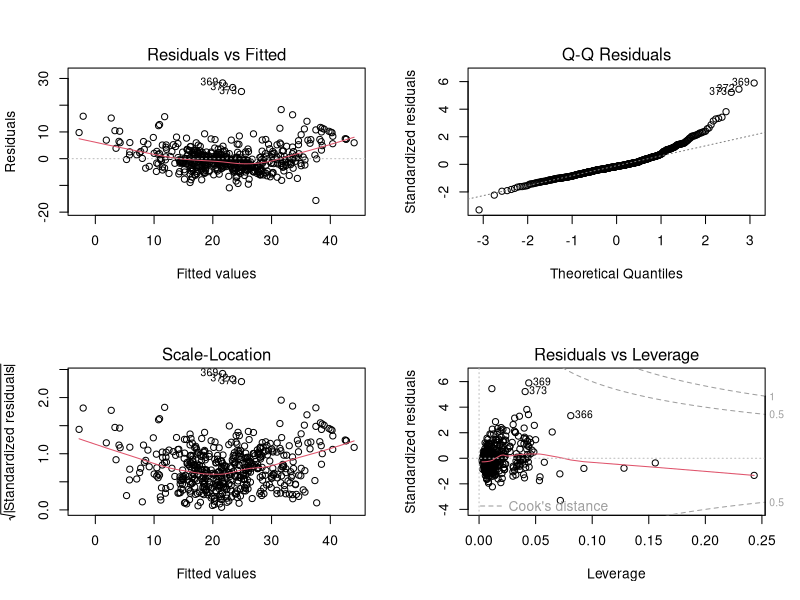
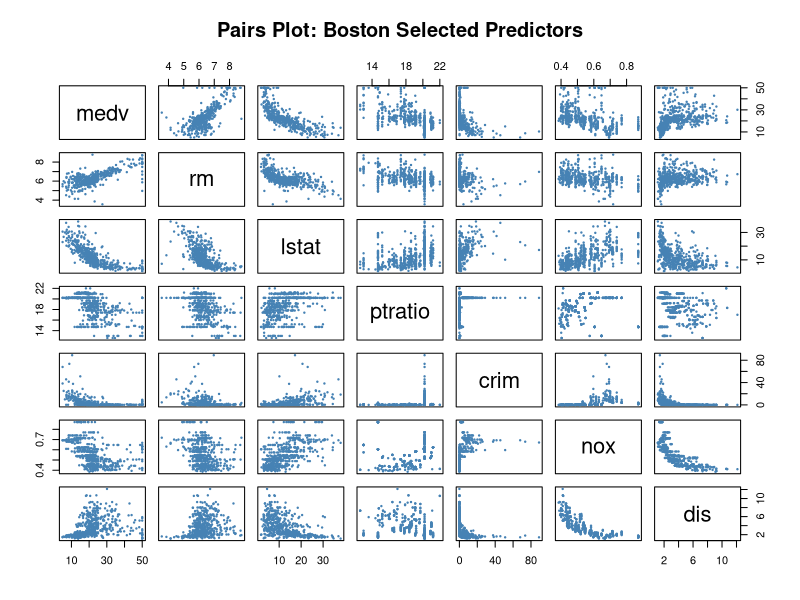

Write the R code that produced these figures, in order.
############################################################
# Part 2: Multiple Linear Regression
# Boston Dataset (MASS Library)
# Predicting medv from multiple features
############################################################

library(MASS)
data(Boston)

cat("========== PART 2: Multiple Linear Regression ==========\n")
cat("Dataset: Boston from MASS library\n")
cat("Response: medv\n")
cat("Predictors: rm, lstat, ptratio, crim, nox, dis, chas (qualitative)\n\n")

# --- Fit multiple linear regression ---
mlr.fit <- lm(medv ~ rm + lstat + ptratio + crim + nox + dis + chas,
               data = Boston)

cat("--- Multiple Linear Regression Summary ---\n")
print(summary(mlr.fit))

# --- Key metrics ---
cat("\n--- Key metrics ---\n")
cat("R-squared:", round(summary(mlr.fit)$r.squared, 4), "\n")
cat("Adjusted R-squared:", round(summary(mlr.fit)$adj.r.squared, 4), "\n")
cat("RSE:", round(summary(mlr.fit)$sigma, 4), "\n")

# --- VIF computation ---
cat("\n--- VIF values ---\n")
pred_vars <- c("rm", "lstat", "ptratio", "crim", "nox", "dis")
vif_vals <- numeric(length(pred_vars))
names(vif_vals) <- pred_vars
for (p in pred_vars) {
  others <- pred_vars[pred_vars != p]
  fmla <- as.formula(paste(p, "~", paste(others, collapse = " + ")))
  r2 <- summary(lm(fmla, data = Boston))$r.squared
  vif_vals[p] <- 1 / (1 - r2)
}
print(round(vif_vals, 2))

# --- Compare with full model ---
mlr.full <- lm(medv ~ ., data = Boston)
cat("\n--- Full model (medv ~ .) for comparison ---\n")
cat("R-squared:", round(summary(mlr.full)$r.squared, 4), "\n")
cat("Adjusted R-squared:", round(summary(mlr.full)$adj.r.squared, 4), "\n")

# --- Interaction model: rm * lstat ---
mlr.interact <- lm(medv ~ rm * lstat + ptratio + crim + nox + dis + chas,
                    data = Boston)
cat("\n--- Model with rm:lstat interaction ---\n")
print(summary(mlr.interact))

cat("\n--- ANOVA: base model vs interaction model ---\n")
print(anova(mlr.fit, mlr.interact))

# --- Non-linear: quadratic lstat ---
mlr.quad <- lm(medv ~ rm + lstat + I(lstat^2) + ptratio + crim + nox + dis + chas,
                data = Boston)
cat("\n--- Model with quadratic lstat ---\n")
print(summary(mlr.quad))
cat("\n--- ANOVA: base vs quadratic ---\n")
print(anova(mlr.fit, mlr.quad))

# --- PLOT: 4-panel residual diagnostics with leverage ---
par(mfrow = c(2, 2))
plot(mlr.fit)
par(mfrow = c(1, 1))

# --- PLOT: Pairs plot ---
pairs(Boston[, c("medv", "rm", "lstat", "ptratio", "crim", "nox", "dis")],
      col = "steelblue", pch = 19, cex = 0.3,
      main = "Pairs Plot: Boston Selected Predictors")

# --- Correlation matrix ---
cat("\n--- Correlation matrix (selected predictors) ---\n")
cor_vars <- c("medv", "rm", "lstat", "ptratio", "crim", "nox", "dis")
print(round(cor(Boston[, cor_vars]), 3))

# --- High leverage observations ---
cat("\n--- High leverage observations ---\n")
lev <- hatvalues(mlr.fit)
high_lev <- which(lev > 2 * mean(lev))
cat("Observations with leverage > 2 * mean:", length(high_lev), "observations\n")
cat("Top 5 by leverage:\n")
top5_lev <- sort(lev, decreasing = TRUE)[1:5]
for (i in seq_along(top5_lev)) {
  idx <- as.integer(names(top5_lev)[i])
  cat(sprintf("  Obs %d: leverage = %.4f, medv = %.1f, rm = %.2f, lstat = %.2f\n",
              idx, top5_lev[i], Boston$medv[idx], Boston$rm[idx], Boston$lstat[idx]))
}

# --- Cook's distance ---
cat("\n--- Influential observations (Cook's distance) ---\n")
cd <- cooks.distance(mlr.fit)
high_cd <- which(cd > 4 / nrow(Boston))
cat("Observations with Cook's D > 4/n:", length(high_cd), "observations\n")
cat("Top 5 by Cook's distance:\n")
top5_cd <- sort(cd, decreasing = TRUE)[1:5]
for (i in seq_along(top5_cd)) {
  idx <- as.integer(names(top5_cd)[i])
  cat(sprintf("  Obs %d: Cook's D = %.4f, medv = %.1f, rm = %.2f\n",
              idx, top5_cd[i], Boston$medv[idx], Boston$rm[idx]))
}
